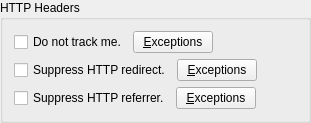
               <widget class="QGroupBox" name="groupBox_2">
                <property name="title">
                 <string>HTTP Headers</string>
                </property>
                <layout class="QVBoxLayout" name="verticalLayout_16">
                 <item>
                  <layout class="QHBoxLayout" name="horizontalLayout_42">
                   <item>
                    <widget class="QCheckBox" name="dntCheckBox">
                     <property name="sizePolicy">
                      <sizepolicy hsizetype="Minimum" vsizetype="Preferred">
                       <horstretch>0</horstretch>
                       <verstretch>0</verstretch>
                      </sizepolicy>
                     </property>
                     <property name="text">
                      <string>Do not track me.</string>
                     </property>
                    </widget>
                   </item>
                   <item>
                    <widget class="QPushButton" name="dntExceptionsPushButton">
                     <property name="text">
                      <string>&amp;Exceptions</string>
                     </property>
                    </widget>
                   </item>
                   <item>
                    <spacer name="horizontalSpacer_33">
                     <property name="orientation">
                      <enum>Qt::Horizontal</enum>
                     </property>
                     <property name="sizeHint" stdset="0">
                      <size>
                       <width>40</width>
                       <height>20</height>
                      </size>
                     </property>
                    </spacer>
                   </item>
                  </layout>
                 </item>
                 <item>
                  <layout class="QHBoxLayout" name="horizontalLayout_31">
                   <item>
                    <widget class="QCheckBox" name="suppressHttpRedirectCheckBox">
                     <property name="sizePolicy">
                      <sizepolicy hsizetype="Minimum" vsizetype="Preferred">
                       <horstretch>0</horstretch>
                       <verstretch>0</verstretch>
                      </sizepolicy>
                     </property>
                     <property name="text">
                      <string>Suppress HTTP redirect.</string>
                     </property>
                     <property name="checked">
                      <bool>false</bool>
                     </property>
                    </widget>
                   </item>
                   <item>
                    <widget class="QPushButton" name="httpRedirectExceptionsPushButton">
                     <property name="text">
                      <string>&amp;Exceptions</string>
                     </property>
                    </widget>
                   </item>
                   <item>
                    <spacer name="horizontalSpacer_22">
                     <property name="orientation">
                      <enum>Qt::Horizontal</enum>
                     </property>
                     <property name="sizeHint" stdset="0">
                      <size>
                       <width>40</width>
                       <height>20</height>
                      </size>
                     </property>
                    </spacer>
                   </item>
                  </layout>
                 </item>
                 <item>
                  <layout class="QHBoxLayout" name="horizontalLayout_28">
                   <item>
                    <widget class="QCheckBox" name="suppressHttpReferrerCheckBox">
                     <property name="sizePolicy">
                      <sizepolicy hsizetype="Minimum" vsizetype="Preferred">
                       <horstretch>0</horstretch>
                       <verstretch>0</verstretch>
                      </sizepolicy>
                     </property>
                     <property name="text">
                      <string>Suppress HTTP referrer.</string>
                     </property>
                     <property name="checked">
                      <bool>false</bool>
                     </property>
                    </widget>
                   </item>
                   <item>
                    <widget class="QPushButton" name="httpReferrerExceptionsPushButton">
                     <property name="text">
                      <string>&amp;Exceptions</string>
                     </property>
                    </widget>
                   </item>
                   <item>
                    <spacer name="horizontalSpacer_15">
                     <property name="orientation">
                      <enum>Qt::Horizontal</enum>
                     </property>
                     <property name="sizeHint" stdset="0">
                      <size>
                       <width>40</width>
                       <height>20</height>
                      </size>
                     </property>
                    </spacer>
                   </item>
                  </layout>
                 </item>
                </layout>
               </widget>
